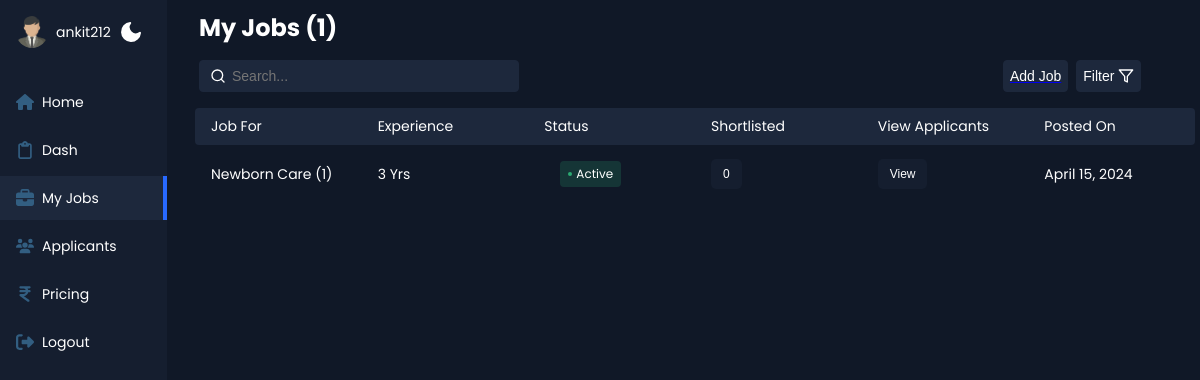
/recruiter-page/Jobs/ (signed in), run on the app's committed database.
### applicant/models.py (models this page shows, shortened)
class Work(models.Model):
    Work_id = models.AutoField(primary_key=True)
    work = models.CharField(max_length = 50)
    work_category = models.ManyToManyField(Work_Category)

### recruiter/models.py (models this page shows, shortened)
class Recruiter(models.Model):
    recruiter = models.ForeignKey(User_Recruiter, on_delete = models.CASCADE  )
    recruiterId = models.AutoField(primary_key=True,unique=True)
    email = models.EmailField()
    phone_number = models.CharField(max_length=15,default = False)
    phone_number2 = models.CharField(max_length=15, null= True, blank = True)
    address = models.CharField(max_length = 100, null= True, blank = True )
    location = models.CharField(max_length = 60)
    pin_code = models.CharField(max_length=15,null=True, blank=True)
    requirement = models.CharField(max_length = 60,default = False)
    full_name = models.CharField(max_length = 60)
    job = models.ManyToManyField(Work)
    provided_salary = models.CharField(max_length=12, null= True, blank = True)
    description =  models.TextField(max_length = 200,null= True, blank = True)
    urgency = models.CharField(max_length = 50,default = False)
    status = models.BooleanField(default = False)
    experience= models.IntegerField(default = 0)
    timing = models.CharField(max_length = 30 ,default = False)
    preffered_location = models.CharField(max_length = 50,default = False)
    source = models.CharField(max_length = 50 ,default= False)
    posted_on = models.DateField(auto_now_add=True,null= True, blank = True)
    selected_applicants = models.ManyToManyField(Applicants, null=True,blank=True)

### recruiter/views.py (the view)
# urls.py: path('Jobs/', views.all_jobs ,name='all_jobs'),
@login_required
def all_jobs(request):
    try:
        if request.method == "POST":
            status = request.POST.get('status')
            user_obj = User_Recruiter.objects.get(user = request.user)
            if status== 'Active':
                jobs = Recruiter.objects.filter(recruiter = user_obj ,status = True)
            elif status == 'Disabled':
                jobs = Recruiter.objects.filter( recruiter = user_obj ,status = False)
            else:
                jobs = Recruiter.objects.filter(recruiter__user=request.user)
        else:
            jobs = Recruiter.objects.filter(recruiter__user=request.user)
        context = {'jobs' : jobs}
        return render(request, 'recruiter_jobs.html', context)
    except Exception as e:
        return HttpResponse("An error occurred. Please try again later.", status=500)

### templates/recruiter_jobs.html (shortened to what this page needs)
{% extends "recruiter_base.html" %}
{% load static %}
{%block content%}
<link rel="stylesheet" href="{% static 'all_jobs.css' %}">
<div class="app-content">
    <div class="app-content-header">
      <h1 class="app-content-headerText">My Jobs ({{ jobs.count }})</h1>
             </div>
    <div class="app-content-actions">
      <input class="search-bar" placeholder="Search..." type="text">
      <div class="filter-button-wrapper" >
        <div style="display:flex;">
          <a href="{% url 'create_job' %}">  <button class="action-button" style="">Add Job</button> </a>
        <button class="action-button filter jsFilter"><span>Filter</span><svg xmlns="http://www.w3.org/2000/svg" width="16" height="16" viewBox="0 0 24 24" fill="none" stroke="currentColor" stroke-width="2" stroke-linecap="round" stroke-linejoin="round" class="feather feather-filter"><polygon points="22 3 2 3 10 12.46 10 19 14 21 14 12.46 22 3"/></svg></button>
      </div>
        </div>
      </div>
    </div>
    <div class="products-area-wrapper tableView">
      <div class="products-header">
        <div class="product-cell price">
          Job For
        </div>
        <div class="product-cell category">Experience</div>
        <div class="product-cell price">Status</div>
          <div class="product-cell price">Shortlisted</div>
        <div class="product-cell price">View Applicants</div>
        <div class="product-cell stock">Posted On</div>
      </div>
      {% for job in jobs %}
      <div class="products-row">
          <div class="product-cell price">
            {% for work in job.job.all|slice:":1"  %}
            <span>{{ work.work }} ({{ job.job.count }}) </span>
          {% endfor %}
          </div>
        <div class="product-cell category"><span class="cell-label">Experience:</span>{{ job.experience}} Yrs</div>
        <div class="product-cell price">
          <div class="product-cell status-cell">
            {% if job.status %}
                <span class="status active">
                    <a href="#" class="status_link" data-url="{% url 'status_change' job.recruiterId %}">Active</a>
                </span>
            {% else %}
                <span class="status disabled">
                    <a href="#" class="status_link" data-url="{% url 'status_change' job.recruiterId %}">Disabled</a>
                </span>
            {% endif %}
        </div>
        </div>
        <div class="product-cell price">
          <a href="{% url 'selected_applicants' job.recruiterId  %}"><button id="deleteButton{{ job.id }}" class="view_button">{{job.selected_applicants.count}}</button></a>
        </div>
        <div class="product-cell price"><span class="cell-label">View Applicants</span> <a href="{% url 'view_requirements' job.recruiterId %}"><button  class="view_button"> View </button>  </a> </div>
        <div class="product-cell stock"><span class="cell-label">Posted On:</span>{{ job.posted_on }}</div>
      </div>
      {% endfor %}
    </div>
  </div>
{%endblock%}

### templates/recruiter_base.html (shortened to what this page needs)
{% load static %}
<!DOCTYPE html>
<html lang="en">
<head>
    <link rel="stylesheet" href="{% static 'recruiter_base.css' %}">
</head>
<body>
    <div class="app-container">
        <div class="sidebar">
            <div class="account-info">
                <div class="account-info-picture">
                  <img src="/static/collections/dummy profile.png" alt="Account">
                </div>
                <div class="account-info-name">{{request.user}}</div>
                <button class="mode-switch" title="Switch Theme">
                    <svg class="moon" fill="none" stroke="currentColor" stroke-linecap="round" stroke-linejoin="round" stroke-width="2" width="24" height="24" viewBox="0 0 24 24">
                      <defs></defs>
                      <path d="M21 12.79A9 9 0 1111.21 3 7 7 0 0021 12.79z"></path>
                    </svg>
                  </button>
              </div>
          <ul class="sidebar-list">
            <li class="sidebar-list-item ">
              <a href="{% url 'index' %}" class="sidebar-link">
                   <span>Home</span>
              </a>
            </li>
            <li class="sidebar-list-item active">
              <a href="{% url 'recruiter_home' %}" class="sidebar-link">
                  <span>Dash</span>
              </a>
            </li>
            <li class="sidebar-list-item ">
              <a href="{% url 'all_jobs' %}" class="sidebar-link">
                <span>My Jobs</span>
              </a>
            </li>
            <li class="sidebar-list-item">
              <a href="{% url 'view-applicants' %}" class="sidebar-link">
                <span>Applicants</span>
              </a>
            </li>
            <li class="sidebar-list-item">
              <a href="{% url 'pricing' %}" class="sidebar-link">
                  <span>Pricing</span>
              </a>
            </li>
            <li class="sidebar-list-item">
              <a href="{% url 'log_off' %}" class="sidebar-link">
                    <span>Logout </span>
              </a>
            </li>
          </ul>
        </div>
        {% block content %}
        {% endblock  %}
</body>
</html>

### static/recruiter_base.css (style rules this page uses)
* { box-sizing: border-box; }
:root { --app-bg: #101827; --sidebar: rgba(21, 30, 47,1); --sidebar-main-color: #fff; --table-border: #1a2131; --table-header: #1a2131; --app-content-main-color: #fff; --sidebar-link: #fff; --sidebar-active-link: #1d283c; --sidebar-hover-link: #1a2539; --action-color: #2869ff; --action-color-hover: #6291fd; --app-content-secondary-color: #1d283c; --filter-reset: #2c394f; --filter-shadow: rgba(16, 24, 39, 0.8) 0px 6px 12px -2px, rgba(0, 0, 0, 0.3) 0px 3px 7px -3px; }
body, html { margin: 0; padding: 0; height: 100%; width: 100%; }
body { font-family: "Poppins", sans-serif; background-color: var(--app-bg); -webkit-font-smoothing: antialiased; -moz-osx-font-smoothing: grayscale; }
.app-container { border-radius: 4px; width: 100%; height: 100%; max-height: 100%; max-width: 1280px; display: flex; max-width: 2000px; margin: 0 auto; }
.sidebar { position: fixed; flex-basis: 200px; max-width: 180px; flex-shrink: 0; top: 0; left: 0; bottom: 0; background-color: var(--sidebar); display: flex; flex-direction: column; }
.sidebar-list { list-style-type: none; padding: 0; }
.sidebar-list-item { position: relative; margin-bottom: 4px; }
.sidebar-list-item a { display: flex; align-items: center; width: 100%; padding: 10px 16px; color: var(--sidebar-link); text-decoration: none; font-size: 14px; line-height: 24px; }
.sidebar-list-item svg { margin-right: 8px; }
.sidebar-list-item.active { background-color: var(--sidebar-active-link); }
.sidebar-list-item.active:before { content: ""; position: absolute; right: 0; background-color: var(--action-color); height: 100%; width: 4px; }
.mode-switch { background-color: transparent; border: none; padding: 0; color: var(--app-content-main-color); display: flex; justify-content: center; align-items: center; margin-left: auto; margin-right: 8px; cursor: pointer; }
.mode-switch .moon { fill: var(--app-content-main-color); }
.account-info { display: flex; align-items: center; padding: 16px; }
.account-info-picture { width: 32px; height: 32px; border-radius: 50%; overflow: hidden; flex-shrink: 0; }
.account-info-picture img { width: 100%; height: 100%; -o-object-fit: cover; object-fit: cover; }
.account-info-name { font-size: 14px; color: var(--sidebar-main-color); margin: 0 8px; overflow: hidden; max-width: 100%; text-overflow: ellipsis; white-space: nowrap; }
.app-content { margin-left: 195px; margin-top: 1%; width: calc(100% - 200px); height: 100%; display: flex; flex-direction: column; }
.app-content-header { display: flex; align-items: center; justify-content: space-between; padding: 0 4px; }
.app-content-headerText { color: var(--app-content-main-color); font-size: 24px; line-height: 32px; margin: 0; }
.app-content-actions { display: flex; justify-content: space-between; align-items: center; padding: 16px 4px; }
.search-bar { background-color: var(--app-content-secondary-color); border: 1px solid var(--app-content-secondary-color); color: var(--app-content-main-color); font-size: 14px; line-height: 24px; border-radius: 4px; padding: 0px 10px 0px 32px; height: 32px; background-size: 16px; background-repeat: no-repeat; background-position: left 10px center; width: 100%; max-width: 320px; transition: 0.2s; }
.search-bar:placeholder { color: var(--app-content-main-color); }
.tableView .products-header { display: flex; align-items: center; border-radius: 4px; background-color: var(--app-content-secondary-color); position: sticky; top: 0; }
.tableView .products-row { display: flex; align-items: center; border-radius: 4px; }
.tableView .product-cell { flex: 1; padding: 8px 16px; color: var(--app-content-main-color); font-size: 14px; display: flex; align-items: center; }
.status { border-radius: 4px; display: flex; align-items: center; padding: 4px 8px; font-size: 12px; }
.status:before { content: ""; width: 4px; height: 4px; border-radius: 50%; margin-right: 4px; }
.status.active { color: #2ba972; background-color: rgba(43, 169, 114, 0.2); }
.status.active:before { background-color: #2ba972; }
.status_link { text-decoration: none; color: white; }

### data on the page
Recruiter: job.count "1", experience "3", status "Active", selected_applicants.count "0", posted_on "April 15, 2024"
Work: work "Newborn Care"

### other printed values
{{ request.user }} "ankit212"
{{ jobs.count }} "1"
